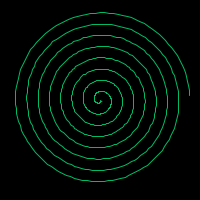
Frame 1 (no input)
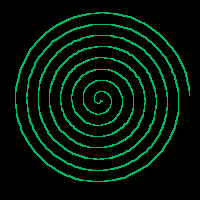
Frame 60 (the mouse pressed at the canvas centre just before this capture)
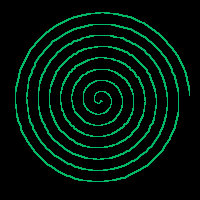
Frame 120 (the mouse held since frame 60 and released just before this capture)

The Processing sketch that drew these frames (run headless with seeded random() and noise(); from frame 60 on, the mouse is pressed at the canvas centre):

// Processing sketch: processing_166862
// ── processing_166862.pde

void setup()
{
  size(200,200);
  background(0);
}

void draw()
{
//float pitch sets up the area the spiral goes to
//for example 2 will make a line go to the same x axis twice
//before ending
float pitch = 4;
//float turns sets up the rotations a spiral will do
//before it ends
float turns = 8;
//float limit limits the maximum for the spiral
float limit = pitch*turns;
int numturn = 100;
int step = 360/numturn;
beginShape();
noFill();
for(int deg=0; deg<360*turns; deg+=step)
{
  stroke(color(0,187,102));
  float r = pitch*norm(deg, 0, 360);
  float x = r*cos(radians(deg));
  float y = r*sin(radians(deg));
  
  float x_s = map(x,-limit,limit, 10,190);
  float y_s = map(y,-limit,limit, 10,190);
  vertex(x_s,y_s);
}
endShape();
}
